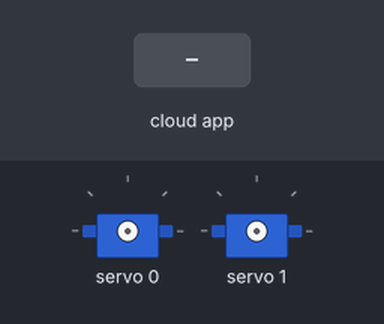
This sketch was run on a simulated Arduino Uno, built with avr-gcc and run on an emulated ATmega328P. Parts: 2 × servo. Inputs (shaded band) come from the test bench. The ROS host is connected and sends only what is stated.

Above: at 1.2 s.
1.3 s: the phone or cloud app sets linear.x to -100
2.8 s: the phone or cloud app sets angular.z to -100
At 3.9 s:
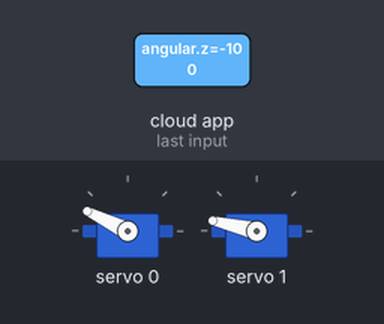
4.3 s: the phone or cloud app sets linear.x to 0
At 5.0 s:
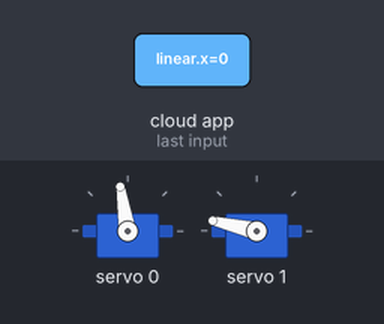
5.8 s: the phone or cloud app sets angular.z to 0
At 6.2 s:
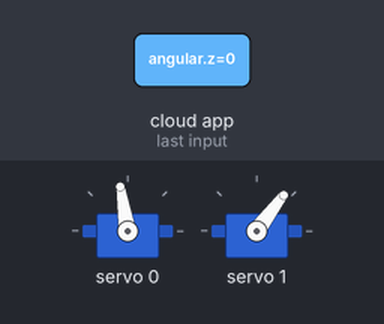
7.3 s: the phone or cloud app sets linear.x to 100
At 8.5 s:
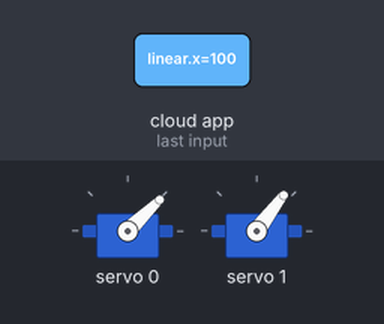
8.8 s: the phone or cloud app sets angular.z to -100
At 9.7 s:
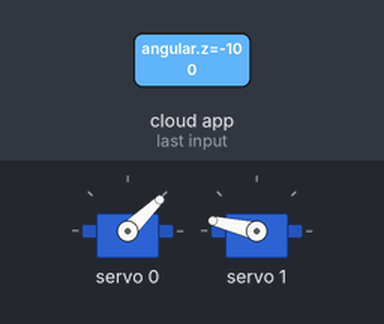
Timing chart, 0 to 11.3 s (numbered marks = the images above; inputs shaded):
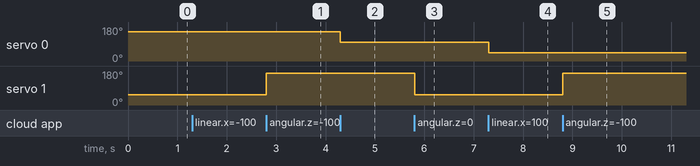

Measured:
- after the input at 2.8 s, servo 1: 53° → 167° at once
- after the input at 4.3 s, servo 0: 154° → 99° at once
- after the input at 5.8 s, servo 1: 167° → 53° at once
- after the input at 7.3 s, servo 0: 99° → 44° at once
- after the input at 8.8 s, servo 1: 53° → 167° at once

The sketch:

twist_motor.ino
```cpp
#include <ros.h>
#include <geometry_msgs/Twist.h>
#include <Wire.h>
#include <Adafruit_PWMServoDriver.h>

/************************************************************
 * Macro
************************************************************/
#define ESC_PIN 0
#define SERVO_PIN 1

const int ESC_NEUT = 1530;
const int SER_NEUT = 1540;
const double serA = -1104.25;
const double serB = 1499.7;
const double escA = -570;
const double escB = 1567;

/************************************************************
 * Global variables
************************************************************/

int esc_pulse, servo_pulse = 0;
double wheel_rad = 0.06;
double wheelbase = 0.257;

double speed_ang = 0.0;
double speed_lin = 0.0;

// ROS
ros::NodeHandle nh;
Adafruit_PWMServoDriver pwm = Adafruit_PWMServoDriver();

/************************************************************
 * Function
************************************************************/
void messageCb(const geometry_msgs::Twist& msg) {

  servo_pulse = (int)(-940/0.8*msg.angular.z+1087);
  esc_pulse = (int)(-114/0.2*msg.linear.x+1567);

  pwm.writeMicroseconds(ESC_PIN, esc_pulse);
  pwm.writeMicroseconds(SERVO_PIN, servo_pulse);
}

ros::Subscriber<geometry_msgs::Twist> sub("cmd_vel", messageCb);

void setup(){
  pwm.begin();
  pwm.setPWMFreq(56.94);
  nh.getHardware()->setBaud(115200);
  nh.initNode();
  nh.subscribe(sub);
  Wire.setClock(400000);
}


void loop(){
  nh.spinOnce();
  delay(1);
}
```
